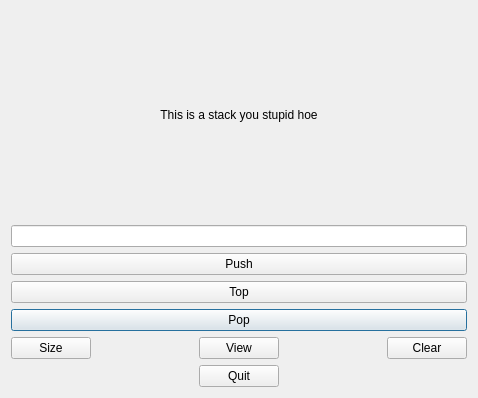
<?xml version="1.0" encoding="UTF-8"?>
<ui version="4.0">
 <class>Dialog</class>
 <widget class="QDialog" name="Dialog">
  <property name="geometry">
   <rect>
    <x>0</x>
    <y>0</y>
    <width>478</width>
    <height>398</height>
   </rect>
  </property>
  <property name="windowTitle">
   <string>Dialog</string>
  </property>
  <layout class="QVBoxLayout" name="verticalLayout">
   <item>
    <widget class="QLabel" name="label">
     <property name="text">
      <string>This is a stack you stupid hoe</string>
     </property>
     <property name="alignment">
      <set>Qt::AlignCenter</set>
     </property>
    </widget>
   </item>
   <item>
    <widget class="QLineEdit" name="lineEdit"/>
   </item>
   <item>
    <layout class="QGridLayout" name="gridLayout">
     <item row="2" column="0">
      <widget class="QPushButton" name="pushButton_4">
       <property name="text">
        <string>Pop</string>
       </property>
      </widget>
     </item>
     <item row="1" column="0">
      <widget class="QPushButton" name="pushButton_2">
       <property name="text">
        <string>Top</string>
       </property>
      </widget>
     </item>
     <item row="0" column="0">
      <widget class="QPushButton" name="pushButton">
       <property name="text">
        <string>Push</string>
       </property>
      </widget>
     </item>
    </layout>
   </item>
   <item>
    <layout class="QHBoxLayout" name="horizontalLayout">
     <item>
      <widget class="QPushButton" name="pushButton_5">
       <property name="text">
        <string>Size</string>
       </property>
      </widget>
     </item>
     <item>
      <spacer name="horizontalSpacer">
       <property name="orientation">
        <enum>Qt::Horizontal</enum>
       </property>
       <property name="sizeHint" stdset="0">
        <size>
         <width>40</width>
         <height>20</height>
        </size>
       </property>
      </spacer>
     </item>
     <item>
      <widget class="QPushButton" name="pushButton_6">
       <property name="text">
        <string>View</string>
       </property>
      </widget>
     </item>
     <item>
      <spacer name="horizontalSpacer_2">
       <property name="orientation">
        <enum>Qt::Horizontal</enum>
       </property>
       <property name="sizeHint" stdset="0">
        <size>
         <width>40</width>
         <height>20</height>
        </size>
       </property>
      </spacer>
     </item>
     <item>
      <widget class="QPushButton" name="pushButton_7">
       <property name="text">
        <string>Clear</string>
       </property>
      </widget>
     </item>
    </layout>
   </item>
   <item>
    <layout class="QHBoxLayout" name="horizontalLayout_2">
     <item>
      <spacer name="horizontalSpacer_3">
       <property name="orientation">
        <enum>Qt::Horizontal</enum>
       </property>
       <property name="sizeHint" stdset="0">
        <size>
         <width>40</width>
         <height>20</height>
        </size>
       </property>
      </spacer>
     </item>
     <item>
      <widget class="QPushButton" name="pushButton_8">
       <property name="text">
        <string>Quit</string>
       </property>
      </widget>
     </item>
     <item>
      <spacer name="horizontalSpacer_4">
       <property name="orientation">
        <enum>Qt::Horizontal</enum>
       </property>
       <property name="sizeHint" stdset="0">
        <size>
         <width>40</width>
         <height>20</height>
        </size>
       </property>
      </spacer>
     </item>
    </layout>
   </item>
  </layout>
 </widget>
 <layoutdefault spacing="6" margin="11"/>
 <resources/>
 <connections/>
</ui>
